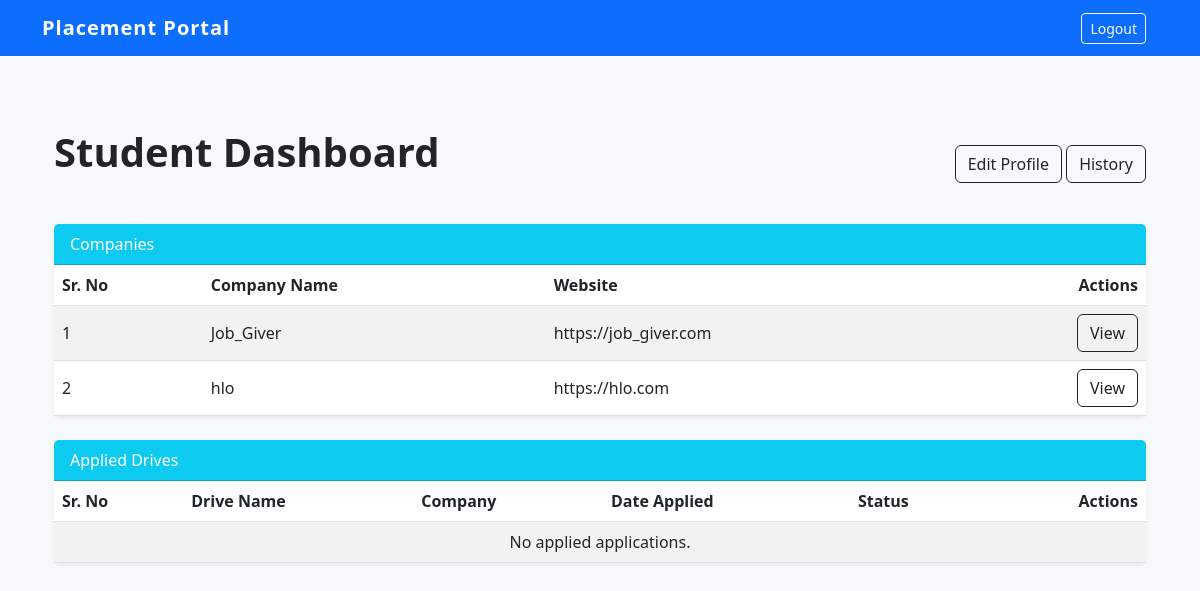
The page /student_dashboard (signed in) on the database as committed earlier.
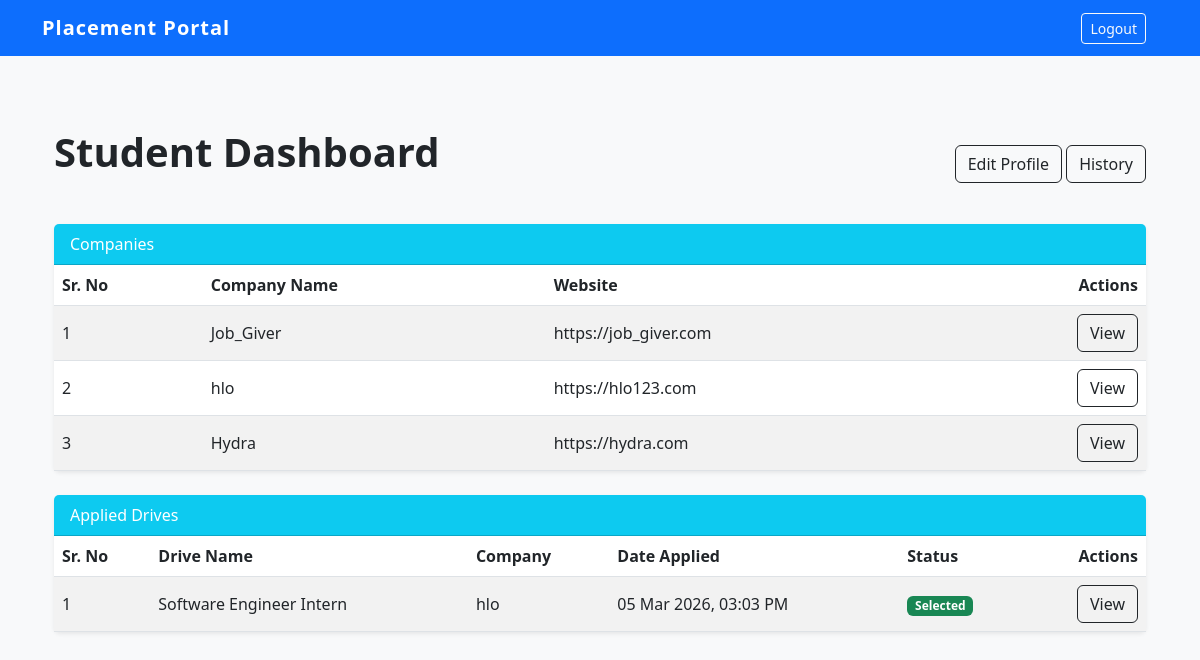
The same page on the database as committed later.
### models.py (models this page shows)
class Company(db.Model):
    id = db.Column(db.Integer, primary_key=True)
    name = db.Column(db.String(100), unique=True, nullable=False)
    email = db.Column(db.String(100), unique=True, nullable=False)
    password = db.Column(db.String(50), unique=True, nullable=False)
    website = db.Column(db.String(100))
    hr_contact = db.Column(db.String(15))
    description = db.Column(db.Text)
    status = db.Column(db.String(20), default='Pending')
    is_active = db.Column(db.Boolean, default=True)
    drives = db.relationship('PlacementDrive', backref='company', lazy=True, cascade="all, delete-orphan")

class Application(db.Model):
    id = db.Column(db.Integer, primary_key=True)
    student_id = db.Column(db.Integer, db.ForeignKey('student.id'), nullable=False)
    drive_id = db.Column(db.Integer, db.ForeignKey('placement_drive.id'), nullable=False)
    status = db.Column(db.String(20), default='Applied')
    date_applied = db.Column(db.DateTime, default=datetime.now(timezone.utc))
    is_active = db.Column(db.Boolean, default=True)

class PlacementDrive(db.Model):
    id = db.Column(db.Integer, primary_key=True)
    job_title = db.Column(db.String(100), nullable=False)
    description = db.Column(db.Text)
    eligibility= db.Column(db.Text)
    deadline = db.Column(db.String(20))
    status = db.Column(db.String(20), default='Pending')
    is_active = db.Column(db.Boolean, default=True)
    company_id = db.Column(db.Integer, db.ForeignKey('company.id'), nullable=False)
    applications = db.relationship('Application', backref='drive', lazy=True, cascade="all, delete-orphan")

### app.py (the view)
@app.route('/student_dashboard')
def student_dashboard():
    if session.get('role') != 'student':
        return redirect(url_for('login'))
    student = Student.query.get(session.get('user_id'))
    companies = Company.query.filter_by(status = "Approved", is_active = True ).all()
    applications = Application.query.filter_by(student_id=student.id, is_active=True).order_by(Application.date_applied.desc()).all()
    return render_template('student/student_dashboard.html', student=student, companies=companies, applications=applications)

### app.py (called while the page is built)
@app.after_request
def add_header(response):
    response.headers['Cache-Control'] = 'no-store, no-cache, must-revalidate, post-check=0, pre-check=0, max-age=0'
    response.headers['Pragma'] = 'no-cache'
    response.headers['Expires'] = '-1'
    return response

### templates/student/student_dashboard.html (shortened to what the changed rows need)
{% extends 'base.html' %}
{% block content %}
<div class = "container-fluid py-4">
    <div class="d-flex justify-content-between align-items-center mb-4">
        <h1 class = "fw-bold mb-4">Student Dashboard</h1>
    </div>
    <div class = "card shadow-sm mb-4">
        <div class = "card-body p-0">
            <div class = "table-responsive">
                <table class = "table table-striped align-middle mb-0">
                    <thead class = "table">
                        <tr>
                            <th>Sr. No</th>
                            <th>Company Name</th>
                            <th>Website</th>
                            <th class = "text-end">Actions</th>
                        </tr>
                    </thead>
                    <tbody>
                        {% for c in companies %}
                        <tr>
                            <td>{{ loop.index }}</td>
                            <td>{{ c.name }}</td>
                                <td>{{ c.website }}</td>
                            <td class = "text-end">
                                <a href = "{{ url_for('view_company', company_id=c.id) }}" class = "btn btn-outline-dark">View</a>
                            </td>
                        </tr>
                        {% else %}
                        <tr>
                            <td class = "text-center " colspan = 5>No companies registered yet.</td>
                        </tr>
                        {% endfor %}
                    </tbody>
                </table>
            </div>
        </div>
    </div>
    <div class = "card shadow-sm mb-4">
        <div class = "card-body p-0">
            <div class = "table-responsive">
                <table class = "table table-striped align-middle mb-0">
                    <thead class = "table">
                        <tr>
                            <th>Sr. No</th>
                            <th>Drive Name</th>
                            <th>Company</th>
                            <th>Date Applied</th>
                            <th>Status</th>
                            <th class = "text-end">Actions</th>
                        </tr>
                    </thead>
                    <tbody>
                        {% for a in applications %}
                        <tr>
                            <td>{{ loop.index }}</td>
                            <td>{{ a.drive.job_title }}</td>
                            <td>{{ a.drive.company.name }}</td>
                            <td>{{ a.date_applied.strftime("%d %b %Y, %I:%M %p") }}</td>
                            <td>
                                <span class = "badge
                                    {% if a.status == 'Selected' %}bg-success
                                    {% elif a.status == 'Rejected' %}bg-danger
                                    {% elif a.status == 'Shortlisted' %}bg-warning
                                    {% else %}bg-secondary{% endif %}">
                                    {{ a.status }}
                                </span>
                            </td>
                            <td class = "text-end">
                                <a href = "{{ url_for('view_drive', drive_id=a.drive.id) }}" class = "btn btn-outline-dark">View</a>
                            </td>
                        </tr>
                        {% else %}
                        <tr>
                            <td class = "text-center " colspan = 12>No applied applications.</td>
                        </tr>
                        {% endfor %}
                    </tbody>
                </table>
            </div>
        </div>
    </div>
</div>
{% endblock %}

Rows that differ between the two databases and show on the page:
changed Company "hlo": website "https://hlo.com" → "https://hlo123.com"
added Company: name "Hydra", website "https://hydra.com"
added Application: drive.job_title "Software Engineer Intern", drive.company.name "hlo", date_applied "05 Mar 2026, 03:03 PM", status "Selected"
Other text that changed with them:
text no longer shown: "No applied applications."
